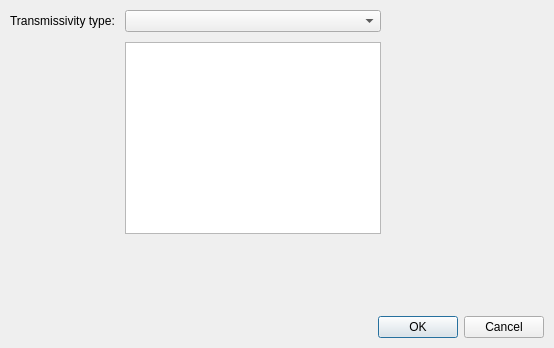
<?xml version="1.0" encoding="UTF-8"?>
<ui version="4.0">
 <class>TransmissivityDialog</class>
 <widget class="QDialog" name="TransmissivityDialog">
  <property name="geometry">
   <rect>
    <x>0</x>
    <y>0</y>
    <width>554</width>
    <height>348</height>
   </rect>
  </property>
  <property name="windowTitle">
   <string>Transmissivity Definition</string>
  </property>
  <layout class="QGridLayout" name="mainLayout">
   <property name="leftMargin">
    <number>10</number>
   </property>
   <property name="topMargin">
    <number>10</number>
   </property>
   <property name="rightMargin">
    <number>10</number>
   </property>
   <property name="bottomMargin">
    <number>10</number>
   </property>
   <property name="spacing">
    <number>10</number>
   </property>
   <item row="0" column="0">
    <widget class="QLabel" name="transmissivityLabel">
     <property name="text">
      <string>Transmissivity type:</string>
     </property>
    </widget>
   </item>
   <item row="0" column="1">
    <widget class="QComboBox" name="transmissivityCombo"/>
   </item>
   <item row="1" column="1">
    <widget class="FieldContainerWidget" name="transmissivityParameters"/>
   </item>
   <item row="2" column="1">
    <spacer name="verticalSpacer">
     <property name="orientation">
      <enum>Qt::Vertical</enum>
     </property>
     <property name="sizeHint" stdset="0">
      <size>
       <width>20</width>
       <height>40</height>
      </size>
     </property>
    </spacer>
   </item>
   <item row="0" column="2">
    <spacer name="horizontalSpacer">
     <property name="orientation">
      <enum>Qt::Horizontal</enum>
     </property>
     <property name="sizeHint" stdset="0">
      <size>
       <width>40</width>
       <height>20</height>
      </size>
     </property>
    </spacer>
   </item>
   <item row="3" column="0" colspan="3">
    <widget class="QDialogButtonBox" name="buttonBox">
     <property name="orientation">
      <enum>Qt::Horizontal</enum>
     </property>
     <property name="standardButtons">
      <set>QDialogButtonBox::Cancel|QDialogButtonBox::Ok</set>
     </property>
    </widget>
   </item>
  </layout>
 </widget>
 <customwidgets>
  <customwidget>
   <class>FieldContainerWidget</class>
   <extends>QTreeView</extends>
   <header>gui/FieldContainerWidget.h</header>
  </customwidget>
 </customwidgets>
 <resources/>
 <connections>
  <connection>
   <sender>buttonBox</sender>
   <signal>accepted()</signal>
   <receiver>TransmissivityDialog</receiver>
   <slot>accept()</slot>
   <hints>
    <hint type="sourcelabel">
     <x>248</x>
     <y>254</y>
    </hint>
    <hint type="destinationlabel">
     <x>157</x>
     <y>274</y>
    </hint>
   </hints>
  </connection>
  <connection>
   <sender>buttonBox</sender>
   <signal>rejected()</signal>
   <receiver>TransmissivityDialog</receiver>
   <slot>reject()</slot>
   <hints>
    <hint type="sourcelabel">
     <x>316</x>
     <y>260</y>
    </hint>
    <hint type="destinationlabel">
     <x>286</x>
     <y>274</y>
    </hint>
   </hints>
  </connection>
 </connections>
</ui>
